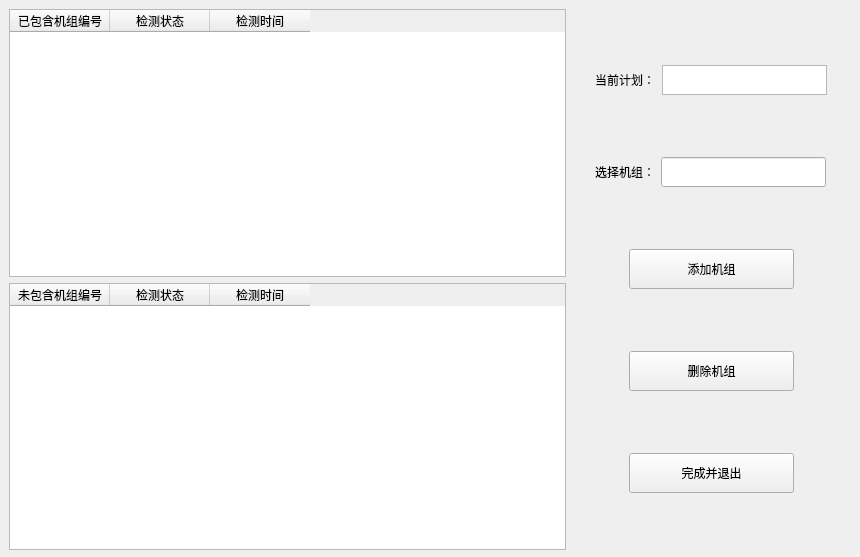
<?xml version="1.0" encoding="UTF-8"?>
<ui version="4.0">
 <class>ModifyplanWindow</class>
 <widget class="QWidget" name="Form">
  <property name="geometry">
   <rect>
    <x>0</x>
    <y>0</y>
    <width>860</width>
    <height>557</height>
   </rect>
  </property>
  <property name="minimumSize">
   <size>
    <width>860</width>
    <height>557</height>
   </size>
  </property>
  <property name="maximumSize">
   <size>
    <width>860</width>
    <height>557</height>
   </size>
  </property>
  <property name="windowTitle">
   <string>修改计划</string>
  </property>
  <widget class="QWidget" name="horizontalLayoutWidget">
   <property name="geometry">
    <rect>
     <x>9</x>
     <y>9</y>
     <width>841</width>
     <height>541</height>
    </rect>
   </property>
   <layout class="QHBoxLayout" name="horizontalLayout" stretch="2,1">
    <item>
     <layout class="QVBoxLayout" name="verticalLayout">
      <item>
       <widget class="QTableWidget" name="table1">
        <column>
         <property name="text">
          <string>已包含机组编号</string>
         </property>
        </column>
        <column>
         <property name="text">
          <string>检测状态</string>
         </property>
        </column>
        <column>
         <property name="text">
          <string>检测时间</string>
         </property>
        </column>
       </widget>
      </item>
      <item>
       <widget class="QTableWidget" name="table2">
        <column>
         <property name="text">
          <string>未包含机组编号</string>
         </property>
        </column>
        <column>
         <property name="text">
          <string>检测状态</string>
         </property>
        </column>
        <column>
         <property name="text">
          <string>检测时间</string>
         </property>
        </column>
       </widget>
      </item>
     </layout>
    </item>
    <item>
     <layout class="QVBoxLayout" name="verticalLayout_2">
      <item>
       <layout class="QHBoxLayout" name="horizontalLayout_3">
        <property name="spacing">
         <number>7</number>
        </property>
        <item>
         <spacer name="horizontalSpacer_7">
          <property name="orientation">
           <enum>Qt::Horizontal</enum>
          </property>
          <property name="sizeHint" stdset="0">
           <size>
            <width>40</width>
            <height>20</height>
           </size>
          </property>
         </spacer>
        </item>
        <item>
         <widget class="QLabel" name="label">
          <property name="maximumSize">
           <size>
            <width>16777215</width>
            <height>30</height>
           </size>
          </property>
          <property name="text">
           <string>当前计划：</string>
          </property>
         </widget>
        </item>
        <item>
         <widget class="QTextBrowser" name="currentplan_tb">
          <property name="minimumSize">
           <size>
            <width>165</width>
            <height>30</height>
           </size>
          </property>
          <property name="maximumSize">
           <size>
            <width>165</width>
            <height>30</height>
           </size>
          </property>
         </widget>
        </item>
        <item>
         <spacer name="horizontalSpacer_9">
          <property name="orientation">
           <enum>Qt::Horizontal</enum>
          </property>
          <property name="sizeHint" stdset="0">
           <size>
            <width>40</width>
            <height>20</height>
           </size>
          </property>
         </spacer>
        </item>
       </layout>
      </item>
      <item>
       <layout class="QHBoxLayout" name="horizontalLayout_2">
        <item>
         <spacer name="horizontalSpacer_8">
          <property name="orientation">
           <enum>Qt::Horizontal</enum>
          </property>
          <property name="sizeHint" stdset="0">
           <size>
            <width>40</width>
            <height>20</height>
           </size>
          </property>
         </spacer>
        </item>
        <item>
         <widget class="QLabel" name="label_2">
          <property name="text">
           <string>选择机组：</string>
          </property>
         </widget>
        </item>
        <item>
         <widget class="QLineEdit" name="fanid_le">
          <property name="minimumSize">
           <size>
            <width>165</width>
            <height>30</height>
           </size>
          </property>
          <property name="maximumSize">
           <size>
            <width>165</width>
            <height>30</height>
           </size>
          </property>
         </widget>
        </item>
        <item>
         <spacer name="horizontalSpacer_10">
          <property name="orientation">
           <enum>Qt::Horizontal</enum>
          </property>
          <property name="sizeHint" stdset="0">
           <size>
            <width>40</width>
            <height>20</height>
           </size>
          </property>
         </spacer>
        </item>
       </layout>
      </item>
      <item>
       <layout class="QHBoxLayout" name="horizontalLayout_4">
        <item>
         <spacer name="horizontalSpacer">
          <property name="orientation">
           <enum>Qt::Horizontal</enum>
          </property>
          <property name="sizeHint" stdset="0">
           <size>
            <width>40</width>
            <height>20</height>
           </size>
          </property>
         </spacer>
        </item>
        <item>
         <widget class="QPushButton" name="add_btn">
          <property name="minimumSize">
           <size>
            <width>165</width>
            <height>40</height>
           </size>
          </property>
          <property name="maximumSize">
           <size>
            <width>165</width>
            <height>40</height>
           </size>
          </property>
          <property name="text">
           <string>添加机组</string>
          </property>
         </widget>
        </item>
        <item>
         <spacer name="horizontalSpacer_4">
          <property name="orientation">
           <enum>Qt::Horizontal</enum>
          </property>
          <property name="sizeHint" stdset="0">
           <size>
            <width>40</width>
            <height>20</height>
           </size>
          </property>
         </spacer>
        </item>
       </layout>
      </item>
      <item>
       <layout class="QHBoxLayout" name="horizontalLayout_5">
        <item>
         <spacer name="horizontalSpacer_2">
          <property name="orientation">
           <enum>Qt::Horizontal</enum>
          </property>
          <property name="sizeHint" stdset="0">
           <size>
            <width>40</width>
            <height>20</height>
           </size>
          </property>
         </spacer>
        </item>
        <item>
         <widget class="QPushButton" name="delate_btn">
          <property name="minimumSize">
           <size>
            <width>165</width>
            <height>40</height>
           </size>
          </property>
          <property name="maximumSize">
           <size>
            <width>165</width>
            <height>40</height>
           </size>
          </property>
          <property name="text">
           <string>删除机组</string>
          </property>
         </widget>
        </item>
        <item>
         <spacer name="horizontalSpacer_5">
          <property name="orientation">
           <enum>Qt::Horizontal</enum>
          </property>
          <property name="sizeHint" stdset="0">
           <size>
            <width>40</width>
            <height>20</height>
           </size>
          </property>
         </spacer>
        </item>
       </layout>
      </item>
      <item>
       <layout class="QHBoxLayout" name="horizontalLayout_6">
        <item>
         <spacer name="horizontalSpacer_3">
          <property name="orientation">
           <enum>Qt::Horizontal</enum>
          </property>
          <property name="sizeHint" stdset="0">
           <size>
            <width>40</width>
            <height>20</height>
           </size>
          </property>
         </spacer>
        </item>
        <item>
         <widget class="QPushButton" name="exit_btn">
          <property name="minimumSize">
           <size>
            <width>165</width>
            <height>40</height>
           </size>
          </property>
          <property name="maximumSize">
           <size>
            <width>165</width>
            <height>40</height>
           </size>
          </property>
          <property name="text">
           <string>完成并退出</string>
          </property>
         </widget>
        </item>
        <item>
         <spacer name="horizontalSpacer_6">
          <property name="orientation">
           <enum>Qt::Horizontal</enum>
          </property>
          <property name="sizeHint" stdset="0">
           <size>
            <width>40</width>
            <height>20</height>
           </size>
          </property>
         </spacer>
        </item>
       </layout>
      </item>
     </layout>
    </item>
   </layout>
  </widget>
 </widget>
 <resources/>
 <connections/>
</ui>
